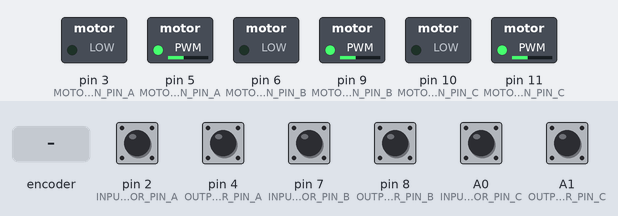
The sketch below on a simulated Arduino Nano, built with avr-gcc and run on an emulated ATmega328P. Parts: switched loads named in the sketch (green lamp = pin HIGH). The test bench sets the inputs (shaded band); at power-on: A0 (INPUT_SENSOR_PIN_C), A1 (OUTPUT_SENSOR_PIN_C), pin 2 (INPUT_SENSOR_PIN_A), pin 4 (OUTPUT_SENSOR_PIN_A), pin 7 (INPUT_SENSOR_PIN_B), pin 8 (OUTPUT_SENSOR_PIN_B) HIGH.

Above: at 1.2 s.
1.3 s: rotary encoder on pin 2 (INPUT_SENSOR_PIN_A) / pin 7 (INPUT_SENSOR_PIN_B) turned 1 step (first pin leading)
At 3.05 s:
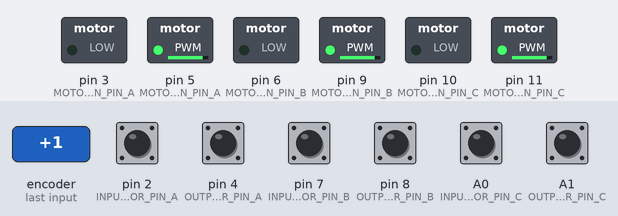
At 3.7 s:
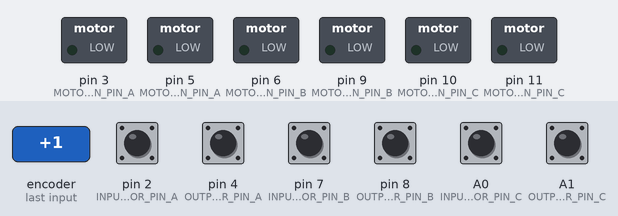
Timing chart, 0 to 5.2 s (numbered marks = the images above; inputs shaded):
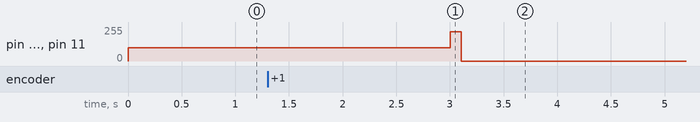

The sketch:

motor_controller.ino
```cpp
#define IGNORE_FILA_EXIST 1

//=========================  PIN DEFINITION 1 ============================
//#define FILAMENT_EXIST_PIN_A 2
#define INPUT_SENSOR_PIN_A 2
#define OUTPUT_SENSOR_PIN_A 4
#define MOTOR_INPUT_EN_PIN_A 3   // motor PCB A1  PWM
#define MOTOR_OUTPUT_EN_PIN_A 5  // motor PCB A2  PWM must.  arduino NANO: 3,5,6,9,10,11 for analog output/PWM


//=========================  PIN DEFINITION 2 ============================
//#define FILAMENT_EXIST_PIN_B 7
#define INPUT_SENSOR_PIN_B 7
#define OUTPUT_SENSOR_PIN_B 8
#define MOTOR_INPUT_EN_PIN_B 6    // motor PCB C1
#define MOTOR_OUTPUT_EN_PIN_B 9  //  motor PCB C2 PWM must. arduino NANO: 3,5,6,9,10,11 for analog output/PWM


//=========================  PIN DEFINITION 3 ============================
//#define FILAMENT_EXIST_PIN_C 11
#define INPUT_SENSOR_PIN_C A0
#define OUTPUT_SENSOR_PIN_C A1
#define MOTOR_INPUT_EN_PIN_C 10   //  motor PCB D1
#define MOTOR_OUTPUT_EN_PIN_C 11  //  motor PCB D2   arduino NANO: 3,5,6,9,10,11 for analog output/PWM


//============================ performance and functional definition ==============================
#define SerialSpeed 115200

// could be high enable or low enable
#define MOTOR_EN_IS_HIGH 1  //  some board use LOW to enable, others use HI to enable

#define MAX_PWM 255 // for arduino
#define OUTPUT_FULL_SPEED_PWM 220   // when fast load, need to run faster
#define OUTPUT_SLOW_SPEED_PWM 98   // 80.  cannot be too low, cannot move heavy spool; also cannot be too high : when printing, to reduce noise.
#define INPUT_SPEED_PWM 220   // if too fast may pull filament away out of ercf gear box

#define MAX_INPUT_TIME_MS 15000
#define MIN_OUTPUT_TIME_MS 300              //1000    output slow output for at least this time.
#define MAX_HIGH_SPEED_OUTPUT_TIME_MS 100  // even output triggered is stuck , do not run motor more than this time

#define OUTPUT_SPEED_UP_TIME 3000  // if output triggerred for more than this time (ie 500ms, 0.5s), speed up the motor


class Motor_Controller {

private:
  int _pin_input, _pin_output, _pin_motor_in, _pin_motor_out;
  String _name;

  unsigned long int output_start_ts = 0;
  unsigned long int output_high_speed_start_ts = 0;  //MAX_HIGH_SPEED_OUTPUT_TIME_MS
  unsigned long int input_start_ts = 0;
  bool force_rollback_stopped = 0;
  bool force_output_stopped = 0;
  bool debug_print = 0;

  void debugPrint(String text) {
    if (this->debug_print) {
      Serial.println(text +" : " + _name);
    }
  };

public:
  Motor_Controller(int pin_input, int pin_output, int pin_motor_in, int pin_motor_out, String name) {

    _pin_input = pin_input;
    _pin_output = pin_output;
    _pin_motor_in = pin_motor_in;
    _pin_motor_out = pin_motor_out;
    _name = name;

    output_start_ts = 0;
    output_high_speed_start_ts = 0;  //MAX_HIGH_SPEED_OUTPUT_TIME_MS
    input_start_ts = 0;
    force_output_stopped = 0;

    // after power on, set it force stopped state so it doesn't run crazy
    force_rollback_stopped = 1;

    debug_print = 0;
  };


  void init_pins() {


    pinMode(_pin_input, INPUT_PULLUP);
    pinMode(_pin_output, INPUT_PULLUP);
    pinMode(_pin_motor_in, OUTPUT);
    pinMode(_pin_motor_out, OUTPUT);

    this->debugPrint("init done " + this->_name);
  }

  void enable_debug_print(bool en) {
    this->debug_print = en;
  }

  bool has_filament() {
#ifdef IGNORE_FILA_EXIST
    return 1;
#else
    return digitalRead(_pin_exist);
#endif
  }


  void process_neutral() {


    unsigned long int now = millis();
    force_output_stopped = 0;
    force_rollback_stopped = 0;
    // not input triggered, not output triggered, nothing triggered, neutral position
    if (output_start_ts) {
      unsigned long int time_passed = now - output_start_ts;
      //debugPrint("process_neutral already running slow ");

      // already outputting, let it output for min time
      if (time_passed < MIN_OUTPUT_TIME_MS) {
        //debugPrint("motor already running slow, now nuetral, don't stop:time NOT reaches MIN_OUTPUT_TIME_MS " + String(MIN_OUTPUT_TIME_MS) + "ms ");
        return;
      }else{
        debugPrint("motor already running slow, now nuetral, passed min output time MIN_OUTPUT_TIME_MS " + String(time_passed)+">="+ String(MIN_OUTPUT_TIME_MS) + "ms ");
        stop_motor();
        return;
      }
    }else if(input_start_ts)
    {
        debugPrint("motor was inputting, now stop!");
        stop_motor();
    }

    //debugPrint("");
    //stop_motor();
  }


  void process_output() {

    unsigned long int now = millis();
    if (!is_output_triggered()) {
      return;
    }

    if (force_output_stopped) {
      static bool printed = false;
      if (!printed)
      {
         this->debugPrint("motor output force stopped, so ignore the output trigger. ");
         printed = true;
      }
      return;
    }


    if (!is_motor_outputting()) {

      // was idle, now need to output
      debugPrint("starting motor for output ");
      motor_output_slow();
      // let it output at least....some time
      //delay(200);
      debugPrint("start motor delay done ");

      return;
    }


    // motor is already running for output

    // already outputting!
    if (output_start_ts) {
      //debugPrint("motor for output is already running slow ");

      unsigned long slow_output_time_passed = now - output_start_ts;
      if (slow_output_time_passed > OUTPUT_SPEED_UP_TIME) {
        debugPrint("output need speed up!! ");
        motor_output_fast();

      } else if (slow_output_time_passed < MIN_OUTPUT_TIME_MS) {
        // do nothing, let it output for at least the min output time
      }

    } else if (output_high_speed_start_ts) {
      unsigned long fast_output_time_passed = now - output_high_speed_start_ts;
      debugPrint("motor running high speed! ");

      if (fast_output_time_passed > MAX_HIGH_SPEED_OUTPUT_TIME_MS) {
        debugPrint("high speed output too long, stop! ");
        force_output_stopped = 1;
        stop_motor();
      }
    }
  }

  bool is_motor_stopped() {
    if (output_start_ts == 0 && output_high_speed_start_ts==0 && input_start_ts==0) {
      return true;
    } else {
      return false;
    }
  }

  void stop_motor() {


    if (!is_motor_stopped()) {
      // don't print too much
      debugPrint("motor controller STOP motor! ");
    }


    if (MOTOR_EN_IS_HIGH) {
      //Serial.println("MOTOR_EN_IS_HIGH: stop motor pwm is 0 " + _name);

      analogWrite(_pin_motor_out, 0);
      digitalWrite(_pin_motor_out, LOW);

      digitalWrite(_pin_motor_in, LOW);
    } else {
      // en is low, so use HIGH to stop to
      //Serial.println("MOTOR_EN_IS_LOW: stop motor pwm is 255 " + _name);
      //analogWrite(_pin_motor_out, 255);
      digitalWrite(_pin_motor_out, HIGH);
      digitalWrite(_pin_motor_in, HIGH);
    }
    output_start_ts = 0;
    input_start_ts = 0;
    output_high_speed_start_ts = 0;
  }

  // motor is already running for output
  bool is_motor_outputting() {
    return output_high_speed_start_ts || output_start_ts;
  }

  bool is_motor_inputting() {
    return input_start_ts;
  }


  bool is_output_triggered() {
    return digitalRead(_pin_output);
  }

  bool is_input_triggered() {
    return digitalRead(_pin_input);
  }


  void motor_roll_back() {
    input_start_ts = millis();
    output_start_ts = 0;

    output_high_speed_start_ts = 0;

    if (MOTOR_EN_IS_HIGH) {
      analogWrite(_pin_motor_in, INPUT_SPEED_PWM);
    } else {
      analogWrite(_pin_motor_in, MAX_PWM - INPUT_SPEED_PWM);
    }
  }

  void motor_output_fast() {
    input_start_ts = 0;
    output_start_ts = 0;
    output_high_speed_start_ts = millis();
    uint8_t pwm;
    if (MOTOR_EN_IS_HIGH) {
      pwm = OUTPUT_FULL_SPEED_PWM;
    } else {
      pwm = MAX_PWM - OUTPUT_FULL_SPEED_PWM;
    }
    analogWrite(_pin_motor_out, pwm);
  }

  void motor_output_slow() {
    output_start_ts = millis();
    input_start_ts = 0;
    output_high_speed_start_ts = 0;
    uint8_t pwm;

    if (MOTOR_EN_IS_HIGH) {
      pwm = OUTPUT_SLOW_SPEED_PWM;
    } else {
      pwm = MAX_PWM - OUTPUT_SLOW_SPEED_PWM;
    }
    debugPrint("slow output pwm is " + String(pwm));

    analogWrite(_pin_motor_out, pwm);
  }


  void process_input() {
    unsigned long int now = millis();

    // input , roll back
    if (!is_input_triggered()) {
      return;
    }
    if (force_rollback_stopped) {
      static bool printed=false;
      if (!printed)
      {
         this->debugPrint("input is triggered, but forced input stopped, ignore the input trigger. return " + _name);
         printed = true;
      }
      return;
    }

    if (is_motor_inputting()) {
      unsigned long int time_passed = now - input_start_ts;

      Serial.println("motor input start_ts is " + String(input_start_ts) + " time_passed is " + String(time_passed) + " MAX_INPUT_TIME_MS:" + String(MAX_INPUT_TIME_MS) + " " + _name);
      if (time_passed > MAX_INPUT_TIME_MS) {
        // inputting for too long, even it's still triggered, stop the motor
        debugPrint("motor input too long,  stop! ");
        force_rollback_stopped = 1;
        stop_motor();
      }

    } else {
      debugPrint("motor roll back started ");

      motor_roll_back();
    }

    return;
  }

  // put this in arduino main loop
  void do_work() {

    if (!this->has_filament()) {

      stop_motor();
      //Serial.println("no filament " + _name);


    } else {
      //Serial.println("yes filament " + _name);

      this->process_output();
      this->process_input();
      if (!this->is_input_triggered() && !this->is_output_triggered()) {
        this->process_neutral();
      }
    };
  }
};


Motor_Controller controller_a(INPUT_SENSOR_PIN_A, OUTPUT_SENSOR_PIN_A,
                              MOTOR_INPUT_EN_PIN_A, MOTOR_OUTPUT_EN_PIN_A, "motor A");

Motor_Controller controller_b(INPUT_SENSOR_PIN_B, OUTPUT_SENSOR_PIN_B,
                              MOTOR_INPUT_EN_PIN_B, MOTOR_OUTPUT_EN_PIN_B, "motor B");

Motor_Controller controller_c(INPUT_SENSOR_PIN_C, OUTPUT_SENSOR_PIN_C,
                              MOTOR_INPUT_EN_PIN_C, MOTOR_OUTPUT_EN_PIN_C, "motor C");


void test_pwm() {
  int i = 10;
  for (i = 10; i < 255; i += 2) {
    Serial.println("pwm is " + String(i));

    analogWrite(MOTOR_OUTPUT_EN_PIN_A, i);

    delay(200);
  }

  static int en = HIGH;
  en = !en;
  Serial.println("enable is " + String(en));
  digitalWrite(MOTOR_OUTPUT_EN_PIN_A, en);
  delay(1000);
}

void setup() {
  // put your setup code here, to run once:
#ifdef DebugPrint
  Serial.begin(SerialSpeed);
  Serial.println("motor controller started");
#endif


  controller_a.init_pins();
//  controller_a.enable_debug_print(1);

  controller_b.init_pins();
//  controller_b.enable_debug_print(1);

  controller_c.init_pins();

#ifdef DebugPrint
  controller_a.enable_debug_print(1);
  //controller_c.enable_debug_print(1);
#endif


// debug only
//   pinMode(11, OUTPUT);
      //pinMode(10, OUTPUT);
      //analogWrite(10, 0);
}


void loop() {

  controller_a.do_work();
  controller_b.do_work();
  controller_c.do_work();


//   analogWrite(11, 254);


}
```
